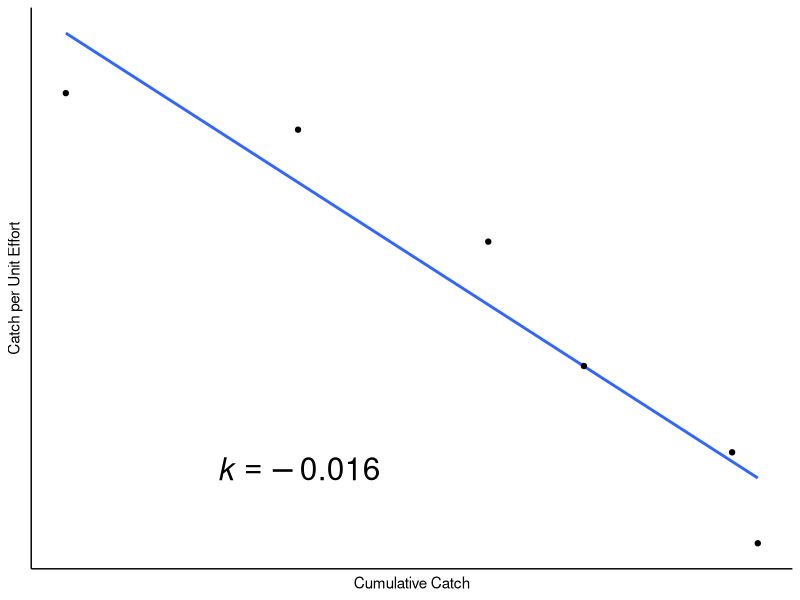
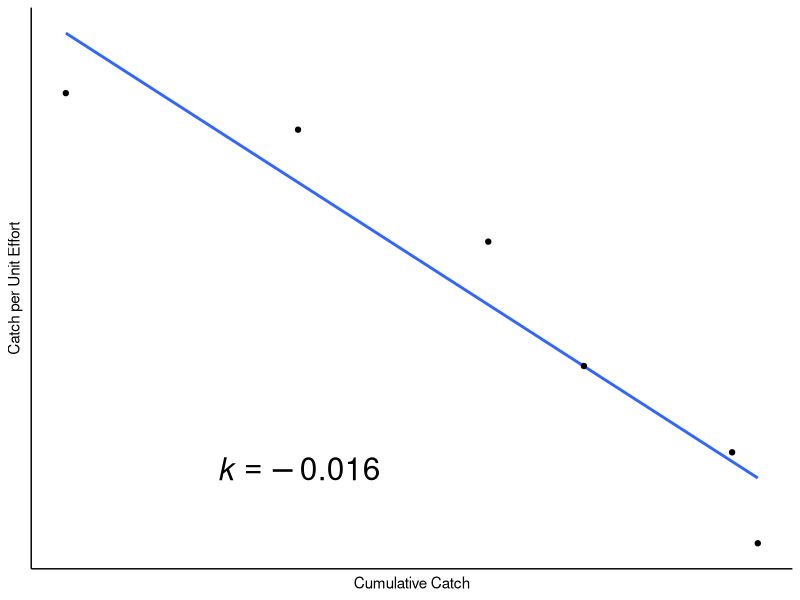

Generate these figures, in order, with R:
# CPUE Data Frame #----

df <- tibble::tibble(.rows = 6,
                     CPUE = c(14.05, 13.266667, 10.8666667, 8.2, 6.35, 4.4),
                     CumCatch = c(0, 199, 362, 444, 571, 593))

mod <- lm(CPUE ~ CumCatch, data = df)
summary(mod)
# slope  = -0.016

# PLOT #----
library(ggplot2)

ggplot(df, aes(x = CumCatch, y = CPUE)) +
  geom_smooth(method = "lm", se = FALSE) +
  geom_point() +
  labs(x = "Cumulative Catch", 
       y = "Catch per Unit Effort") +
  annotate("text", x = 200, y = 6, label = "italic(k) == -0.016", parse = TRUE, size = 8) +
  theme_classic() +
  theme(axis.text = element_blank(),
        axis.ticks = element_blank())
  
ggsave("../../RNR321/RNR321/output/CPUE_plot.png")


# Calculate Abundance #----

x_bar <- mean(df$CumCatch)
y_bar <- mean(df$CPUE)
k <- -0.016

N_hat <- x_bar + (y_bar/-k)
